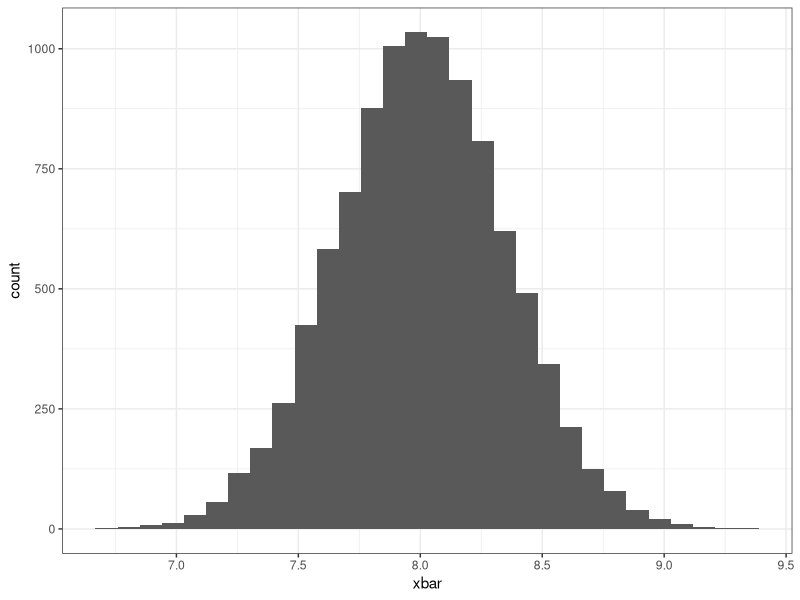
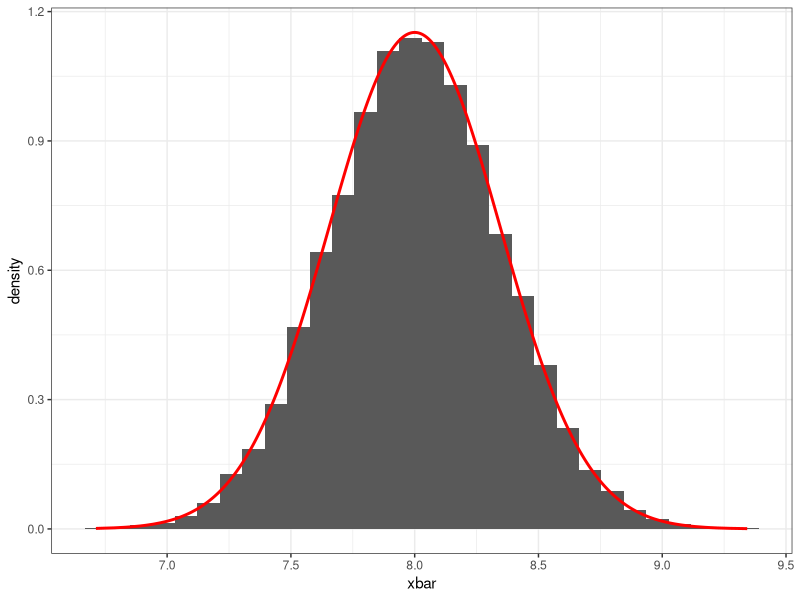
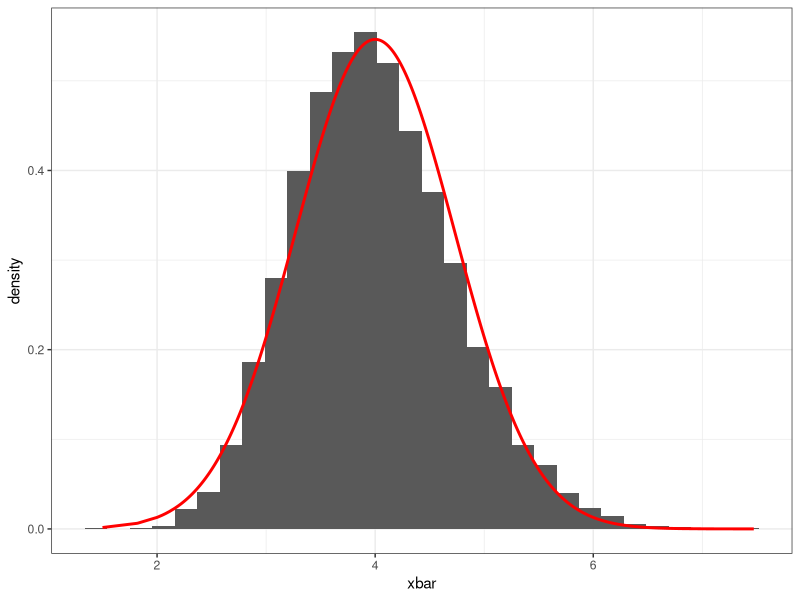
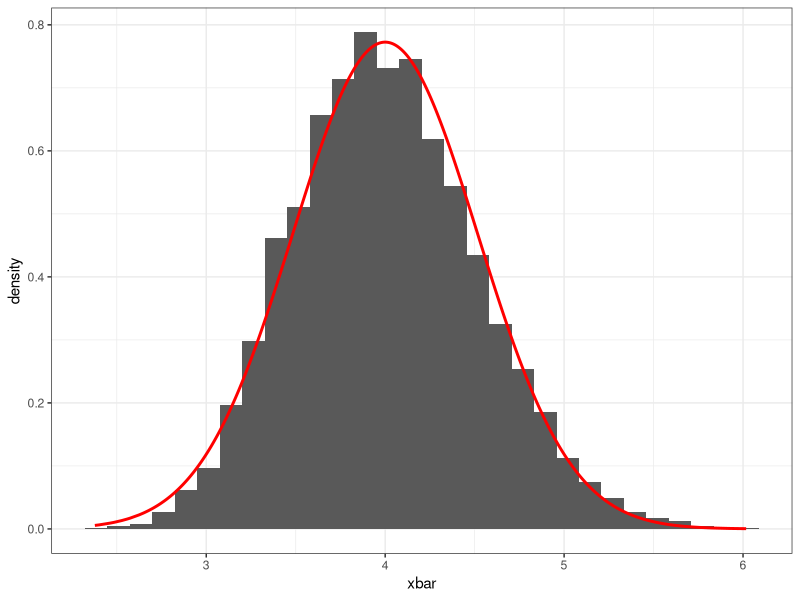
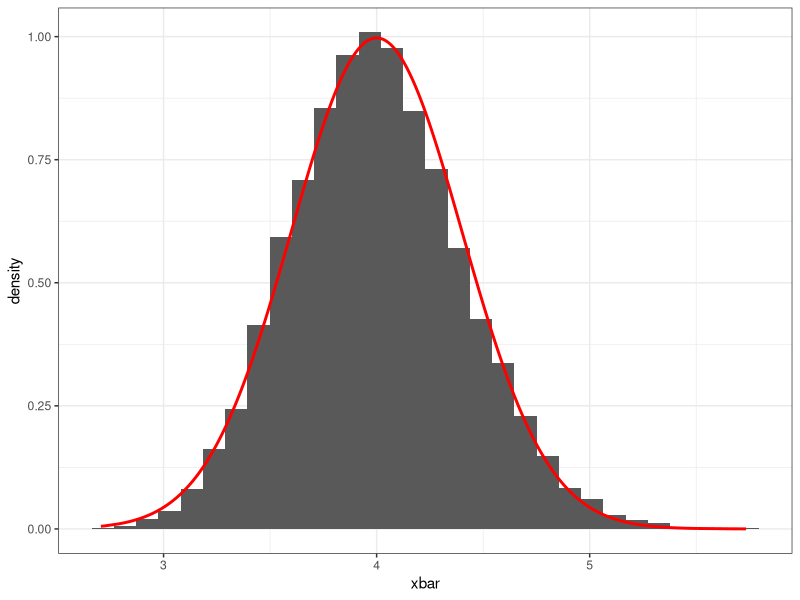
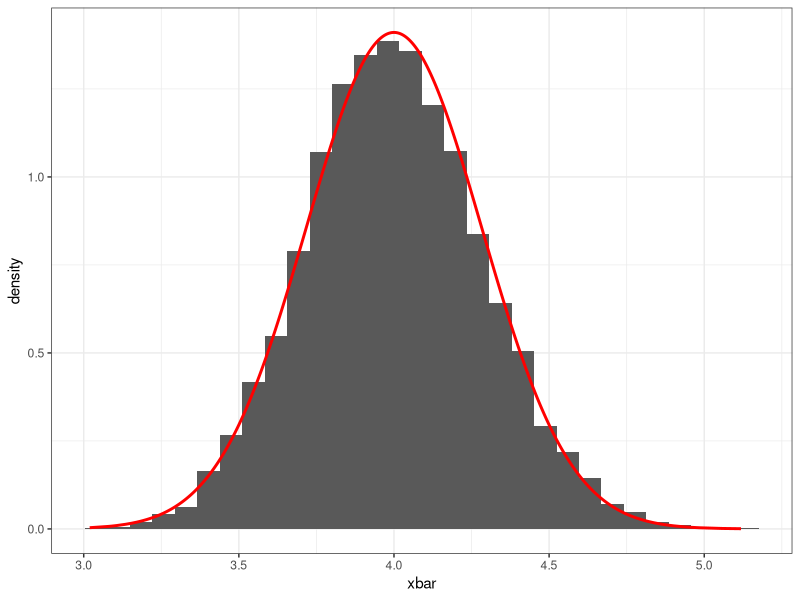
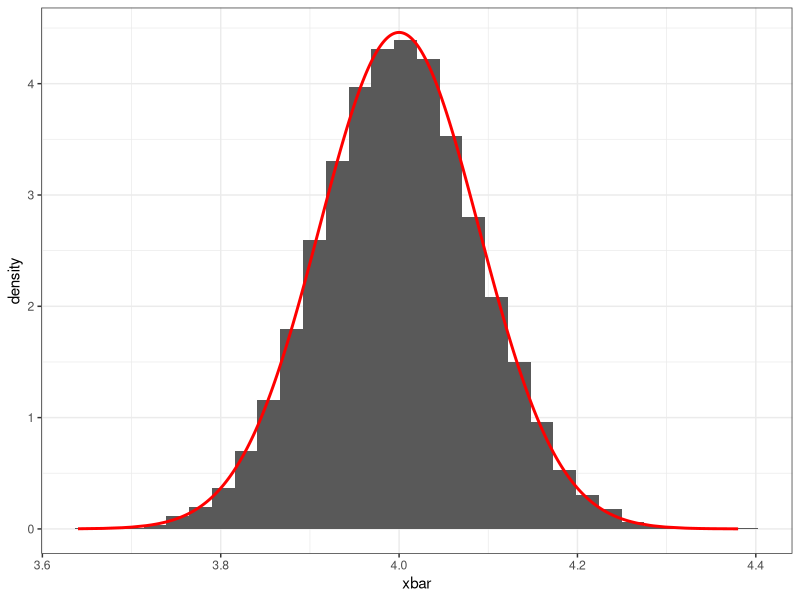

Write the R code that produced these figures, in order.
## ---- chunk 1
library(ggplot2)
## ---- chunk 2
x1 <- rnorm(25, 8, sqrt(3))
mean(x1)
## ---- chunk 3
x2 <- rnorm(25, 8, sqrt(3))
mean(x2)
## ---- chunk 4
x3 <- rnorm(25, 8, sqrt(3))
mean(x3)
## ---- chunk 5
# Generate 10,000 samples of size 25 
x_samples <- replicate(10000, rnorm(25, 8, sqrt(3)))
# Obtain the mean for all the samples
x_means <- colMeans(x_samples)
# Plot a histogram of the sample means
data.frame(xbar = x_means) |> 
  ggplot(aes(xbar)) +
  geom_histogram() +
  theme_bw()
## ---- chunk 6
# Plotting the histogram of the sample means
# And imposing the density function of a normal distribution

data.frame(xbar = x_means, y = dnorm(x_means, 8, sqrt(3/25))) |> 
  ggplot(aes(xbar, y = after_stat(density))) +
  geom_histogram() +
  geom_line(aes(xbar, y), col = "red", lwd = 1) +
  theme_bw()
## ---- chunk 7

# Generate 10,000 samples of size 15 
# Obtain the mean for all the samples
x_samples <- replicate(10000, rchisq(15, 4))
x_means <- colMeans(x_samples)

# Plotting the histogram of the sample means
# And imposing the density function of a normal distribution
data.frame(xbar = x_means, y = dnorm(x_means, 4, sqrt(8/15))) |> 
  ggplot(aes(xbar, y = after_stat(density))) +
  geom_histogram() +
  geom_line(aes(xbar, y), col = "red", lwd = 1) +
  theme_bw()
## ---- chunk 8

# Generate 10,000 samples of size 30
# Obtain the mean for all the samples
x_samples <- replicate(10000, rchisq(30, 4))
x_means <- colMeans(x_samples)

# Plotting the histogram of the sample means
# And imposing the density function of a normal distribution

data.frame(xbar = x_means, y = dnorm(x_means, 4, sqrt(8/30))) |> 
  ggplot(aes(xbar, y = after_stat(density))) +
  geom_histogram() +
  geom_line(aes(xbar, y), col = "red", lwd = 1) +
  theme_bw()
## ---- chunk 9

# Generate 10,000 samples of size 50
# Obtain the mean for all the samples
x_samples <- replicate(10000, rchisq(50, 4))
x_means <- colMeans(x_samples)

# Plotting the histogram of the sample means
# And imposing the density function of a normal distribution
data.frame(xbar = x_means, y = dnorm(x_means, 4, sqrt(8/50))) |> 
  ggplot(aes(xbar, y = after_stat(density))) +
  geom_histogram() +
  geom_line(aes(xbar, y), col = "red", lwd = 1) +
  theme_bw()
## ---- chunk 10

# Generate 10,000 samples of size 100
# Obtain the mean for all the samples
x_samples <- replicate(10000, rchisq(100, 4))
x_means <- colMeans(x_samples)

# Plotting the histogram of the sample means
# And imposing the density function of a normal distribution
data.frame(xbar = x_means, y = dnorm(x_means, 4, sqrt(8/100))) |> 
  ggplot(aes(xbar, y = after_stat(density))) +
  geom_histogram() +
  geom_line(aes(xbar, y), col = "red", lwd = 1) +
  theme_bw()
## ---- chunk 11

# Generate 10,000 samples of size 1000 
# Obtain the mean for all the samples
x_samples <- replicate(10000, rchisq(1000, 4))
x_means <- colMeans(x_samples)

# Plotting the histogram of the sample means
# And imposing the density function of a normal distribution
data.frame(xbar = x_means, y = dnorm(x_means, 4, sqrt(8/1000))) |> 
  ggplot(aes(xbar, y = after_stat(density))) +
  geom_histogram() +
  geom_line(aes(xbar, y), col = "red", lwd = 1) +
  theme_bw()
